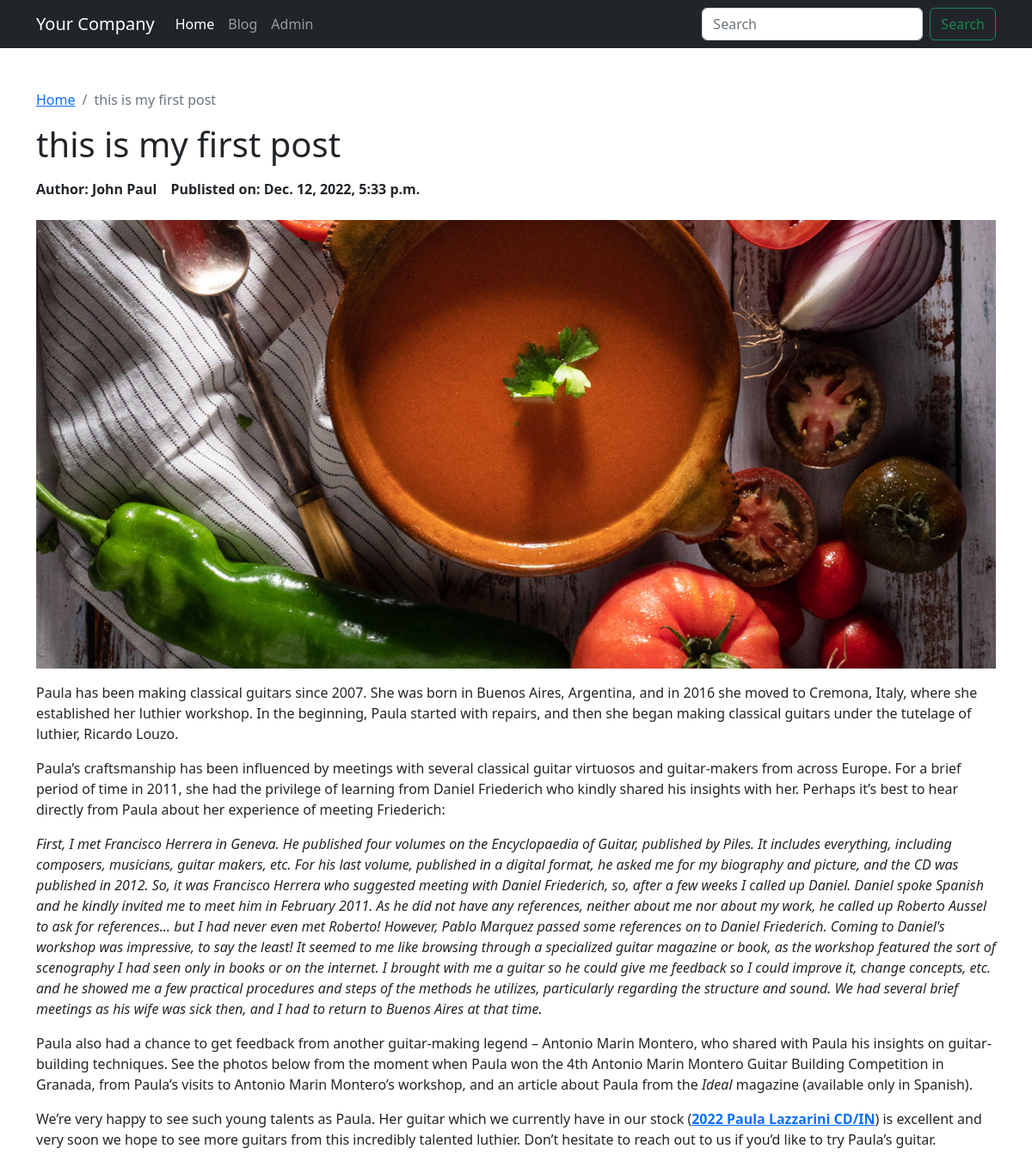
/blog/post/this-is-first-post, run on the app's committed database.
### blog/models.py (models this page shows, shortened)
class Post(models.Model):
    STATUS_PUBLISHED = 1
    STATUS_DRAFT = 0
    STATUS_UNLISTED = -1
    status_choices = [
        (STATUS_PUBLISHED, 'Published'),
        (STATUS_DRAFT, 'Draft'),
        (STATUS_UNLISTED, 'Unlisted'),
    ]
    title = models.CharField(max_length=255)
    description = RichTextField()
    image = models.ImageField(upload_to = 'uploads/%Y/%m/%d/')
    author = models.ForeignKey(Author, on_delete=models.CASCADE)
    category = models.ManyToManyField(Category, related_name="posts", blank=True)
    slug = models.SlugField(max_length=255, unique=True)
    date_available = models.DateTimeField(default=timezone.now)
    sort_order = models.IntegerField(default=0)
    status = models.SmallIntegerField(default=STATUS_DRAFT, choices=status_choices)
    date_added = models.DateTimeField(default=timezone.now, editable=False)
    date_modified = models.DateTimeField(default=timezone.now, editable=False)

class Author(models.Model):
    first_name = models.CharField(max_length=60)
    last_name = models.CharField(max_length=60)
    email = models.EmailField(null=True, blank=True)
    def __str__(self):
        return self.first_name + ' ' + self.last_name

### blog/views.py (the view)
# urls.py: path('post/<slug:slug>', views.PostView.as_view(), name='post'),
class PostView(DetailView):
    template_name = 'blog/post.html'
    model = Post

### blog/templates/blog/post.html (shortened to what this page needs)
{% extends "base.html" %}
{% load static %}
{% block content %}
<div class="container py-5">
    <nav aria-label="breadcrumb">
        <ol class="breadcrumb">
            <li class="breadcrumb-item"><a href="{% url 'blog_home' %}">Home</a></li>
            <li class="breadcrumb-item active" aria-current="page">{{ post.title }}</li>
        </ol>
    </nav>
    <h1>{{ post.title }}</h1>
    <div class="d-flex py-2 fs-lg fw-bold mb-3">
        <div class="author me-3">Author: {{ post.author }}</div>
        <div class="date_publish">Publisted on: {{ post.date_available }}</div>
    </div>
    <img class="img-fluid mb-3" src="{% static post.image %}" alt="{{ post.title }}" />
    <div class="description">{{ post.description|safe }}</div>
</div>
{% endblock content %}

### data on the page
Post: title "this is my first post", author "John Paul", date_available "Dec. 12, 2022, 5:33 p.m.", image (picture), description "Paula has been making classical guitars since 2007. She was born in Buenos Aires, Argentina, and in 2016 she moved to Cremona, Italy, where she established her luthier workshop. In the beginning, Paula started with repairs, and then she began making classical guitars under the tutelage of luthier, Ricardo Louzo. Paula’s craftsmanship has been influenced by meetings with several classical guitar virtuosos and guitar-makers from across Europe. For a brief period of time in 2011, she had the privilege of learning from Daniel Friederich who kindly shared his insights with her. Perhaps it’s best to hear directly from Paula about her experience of meeting Friederich: First, I met Francisco…"
